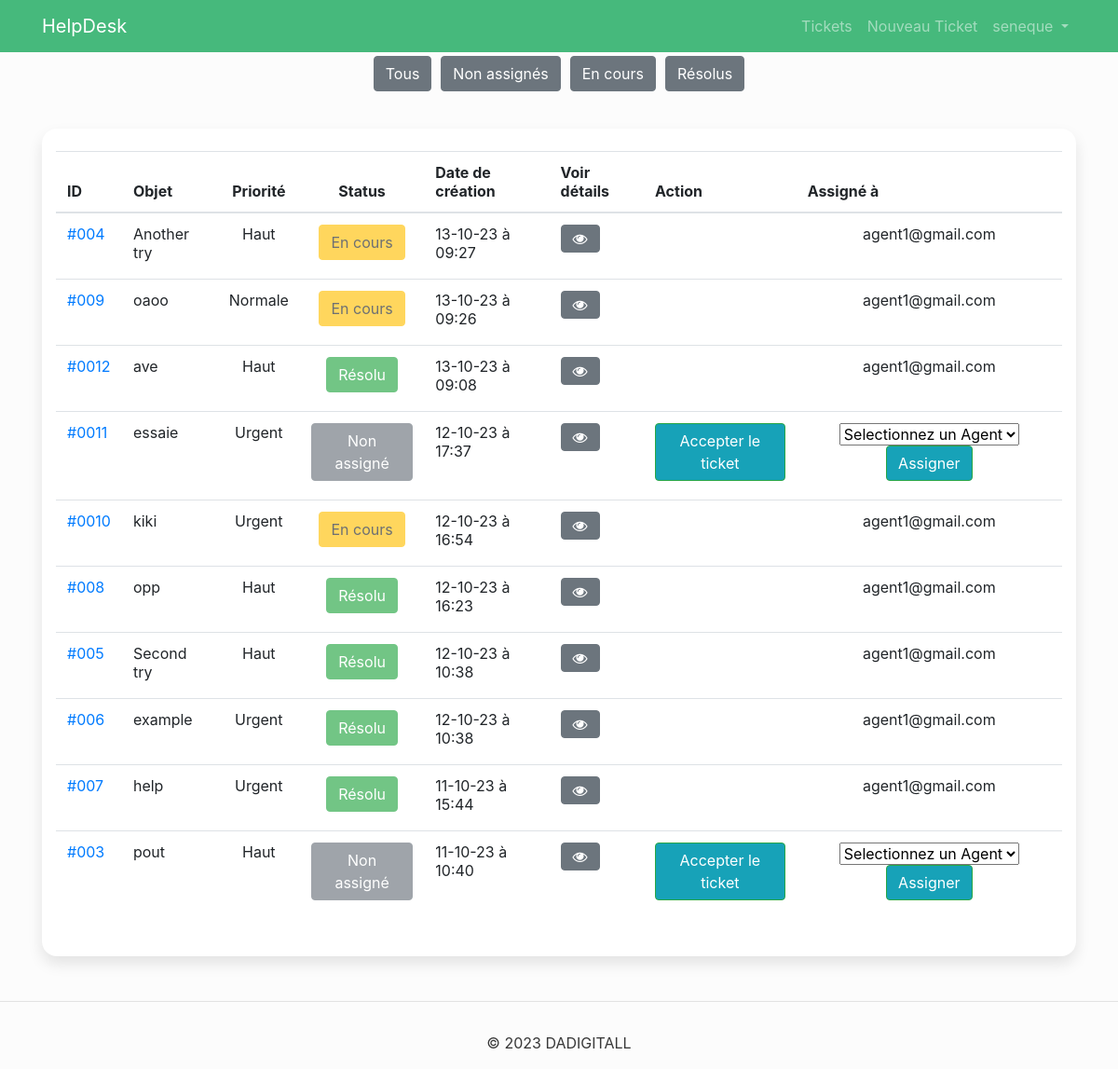
Page /support/tickets/ (signed in) on the earlier database version.
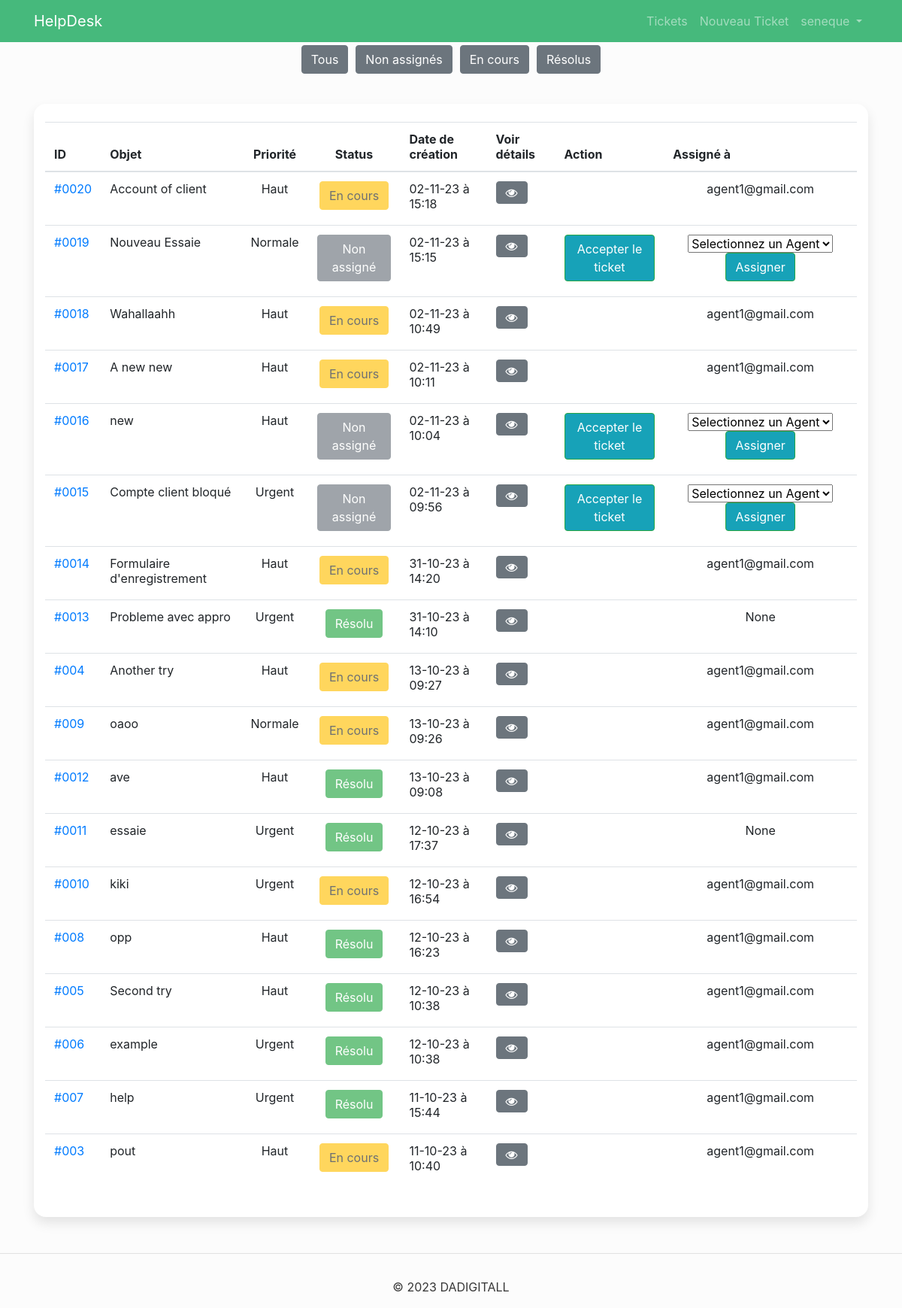
Same page on the later database version.
### tickets/models.py (models this page shows, shortened)
class Ticket(models.Model):
    UNASSIGNED_STATUS = 1
    PENDING_STATUS = 2
    RESOLVED_STATUS = 3
    STATUS_CHOICES = (
        (RESOLVED_STATUS, _('Resolved')),
        (UNASSIGNED_STATUS, _('Unassigned')),
        (PENDING_STATUS, _('Pending')),
    )
    Critical = 1
    High = 2
    Normal = 3
    Low = 4
    PRIORITY_CHOICES = (
        (Critical, _('Critical')),
        (High, _('High')),
        (Normal, _('Normal')),
        (Low, _('Low')),
    )
    MASTERDIGIT=1
    KEYLASHOP=2
    GARAGEDIGIT=3
    GFS=4
    PRODUCT_CHOICE = (
        (MASTERDIGIT, _('MASTERDIGIT')),
        (KEYLASHOP, _('KEYLASHOP')),
        (GARAGEDIGIT, _('GARAGEDIGIT')),
        (GFS, _('GFS'))
    )
    subject = models.CharField(null=False, max_length=100, verbose_name='Subject')
    description = models.TextField(max_length=250, verbose_name='Description')
    product = models.IntegerField(choices=PRODUCT_CHOICE, null=True, blank=False, verbose_name='Produit')
    created_on = models.DateTimeField(auto_now_add=True, verbose_name='Created On')
    status = models.IntegerField(choices=STATUS_CHOICES, default=UNASSIGNED_STATUS, verbose_name='Status')
    priority = models.IntegerField(choices=PRIORITY_CHOICES, null=False, blank=False, verbose_name='Priority')
    created_by = models.EmailField(null=False, verbose_name='Created By')
    accepted_by = models.EmailField(null=True, verbose_name='Accepted By')
    class Meta:
        ordering = ('created_on',)

### tickets/views.py (the view, shortened to what this page needs)
# urls.py: path('', views.list_tickets, name='list_tickets'),
@login_required(login_url='/user/login/')
def list_tickets(request):
    tickets = Ticket.objects.order_by('-created_on')
    status = request.GET.get('status')
    staff_users = User.objects.filter(is_staff=True)
    if request.user.is_staff:
        if request.user.is_superuser:
            if status == 'unassigned':
                tickets = tickets.filter(status=1)
            elif status == 'pending':
                tickets = tickets.filter(status=2)
            elif status == 'resolved':
                tickets = tickets.filter(status=3)
            return render(request, 'tickets/list_tickets_admin.html', {'tickets' : tickets, 'staff_users':staff_users})

### user/models.py (called while the page is built)
    def get_full_name(self):
        return (self.first_name + " " + self.last_name).strip()

### tickets/templates/tickets/list_tickets_admin.html (shortened to what the changed rows need)
{% extends 'base.html' %}
{% block 'content' %}
  <div class="container my-5">
      <div class="card card-signin flex-row justify-content-between align-items-center py-4" style="margin-top: 40px;">
        <div class="col">
            <div class="dash-table ">
                <div class="table-responsive table-responsive-xl">
                    <table class="table">
                        <thead>
                            <tr>
                                <th>ID</th>
                                <th class="text-start">Objet</th>
                                <th class="text-center">Priorité</th>
                                <th class="text-center">Status</th>
                                <th>Date de création</th>
                                <th class="text-end">Voir détails</th>
                                <th class="text-end">Action</th>
                                <th class="text-end">Assigné à</th>
                            </tr>
                        </thead>
                        <tbody class="align-middle">
                            {% for ticket in tickets %}
                                <tr>
                                    <td>
                                        <a href="{% url 'ticket_details' ticket.id %}">#00{{ticket.id}}</a>
                                    </td>
                                    <td class="text-start">
                                            {{ticket.subject}}
                                    </td>
                                    <td class="text-center">
                                        {% if ticket.priority == 1 %}
                                            Urgent
                                        {% endif %}
                                        {% if ticket.priority == 2 %}
                                            Haut
                                        {% endif %}
                                        {% if ticket.priority == 3 %}
                                            Normale
                                        {% endif %}
                                    </td>
                                    <td class="text-center">
                                        {% if ticket.status == 1 %}
                                        <h6 class="btn btn-secondary disabled">Non assigné</h6>
                                        {% endif %}
                                        {% if ticket.status == 2 %}
                                                <h6 class="btn btn-warning disabled">En cours</h6>
                                        {% endif %}
                                        {% if ticket.status == 3 %}
                                                <h6 class="btn btn-success disabled">Résolu</h6>
                                        {% endif %}
                                    </td>
                                    <td>{{ticket.created_on|date:"d-m-y à H:i"}}</td>
                                    <td class="text-end">
                                        <a href="{% url 'ticket_details' ticket.id %}" class="btn btn-secondary"><i class="fa fa-eye"></i></a>
                                    </td>
                                    <td class="text-center">
                                        {% if ticket.status == 1 %}
                                                    <a href="{% url 'accept_ticket' ticket.id %}" class="btn btn-success" style="background-color: #17a2b8;">Accepter le ticket</a>
                                        {% endif %}
                                    </td>
                                    <td class="text-center">
                                        {% if ticket.status == 1 %}
                                                    <div>
                                                        <select id="assignee" name="assignee">
                                                            <option value="">Selectionnez un Agent</option>
                                                        </select>
                                                        <a href="#" class="btn btn-success" style="background-color: #17a2b8;" id="assign-link" data-ticket-id="{{ ticket.id }}">Assigner</a>
                                                    </div>
                                        {% endif %}
                                        {% if ticket.status == 2 or ticket.status == 3 %}
                                           {{ticket.accepted_by}}
                                        {% endif %}
                                    </td>
                                </tr>
                            {% endfor %}
                        </tbody>
                    </table>
                </div>
            </div>
          </div>
      </div>
  </div>
{% endblock 'content' %}

Differences in the rows shown:
added Ticket: id "20", subject "Account of client", priority "Haut", status "En cours", created_on "02-11-23 à 15:18", accepted_by "agent1@gmail.com"
added Ticket: id "19", subject "Nouveau Essaie", priority "Normale", status "Non assigné", created_on "02-11-23 à 15:15"
added Ticket: id "18", subject "Wahallaahh", priority "Haut", status "En cours", created_on "02-11-23 à 10:49", accepted_by "agent1@gmail.com"
added Ticket: id "17", subject "A new new", priority "Haut", status "En cours", created_on "02-11-23 à 10:11", accepted_by "agent1@gmail.com"
added Ticket: id "16", subject "new", priority "Haut", status "Non assigné", created_on "02-11-23 à 10:04"
added Ticket: id "15", subject "Compte client bloqué", priority "Urgent", status "Non assigné", created_on "02-11-23 à 09:56"
added Ticket: id "14", subject "Formulaire d'enregistrement", priority "Haut", status "En cours", created_on "31-10-23 à 14:20", accepted_by "agent1@gmail.com"
added Ticket: id "13", subject "Probleme avec appro", priority "Urgent", status "Résolu", created_on "31-10-23 à 14:10", accepted_by "None"
changed Ticket "essaie": accepted_by (not shown) → "None"; assignee "Selectionnez un Agent" → (not shown); status "Non assigné Accepter le ticket Assigner" → "Résolu"
changed Ticket "pout": accepted_by (not shown) → "agent1@gmail.com"; assignee "Selectionnez un Agent" → (not shown); status "Non assigné Accepter le ticket Assigner" → "En cours"
